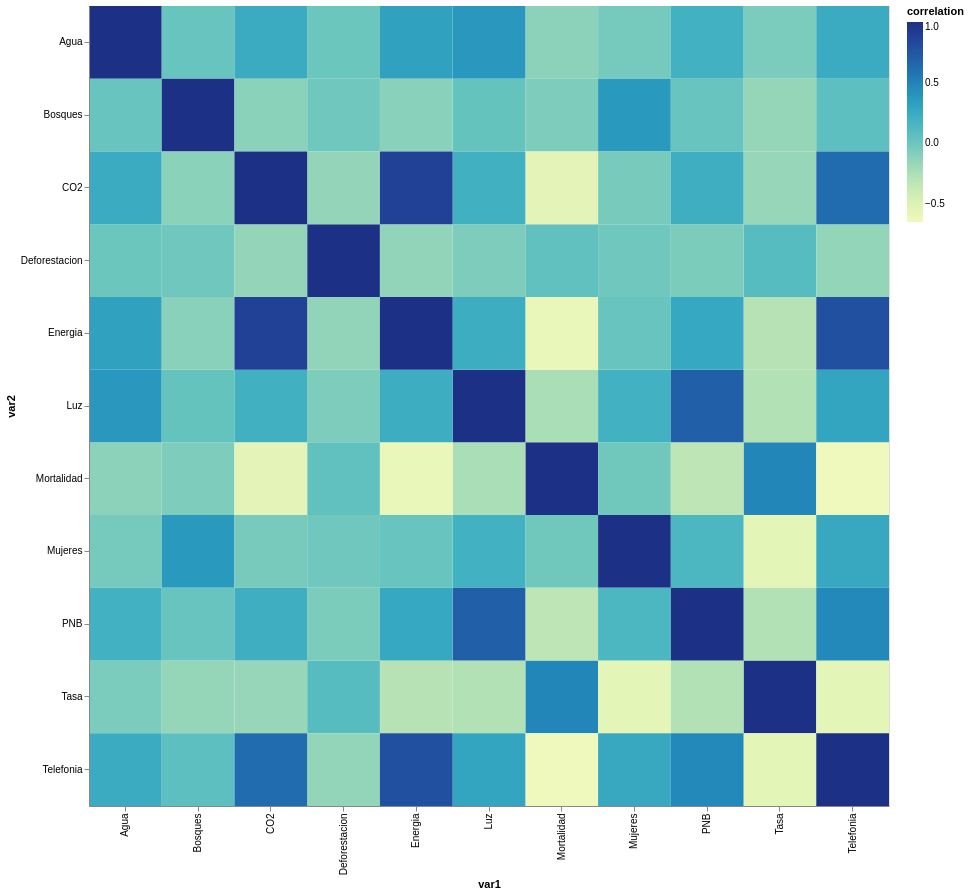

The notebook cell this image was saved under:
### Markdown cell above
Las variables com mayor numero de outliers son `PNB` y `Luz`

### Code cell
# Correlacion entre variables
corr_matrix = df.iloc[:,1:].corr().reset_index().melt(id_vars='index')
corr_matrix.columns = ['var1', 'var2', 'correlation']

heatmap = alt.Chart(corr_matrix).mark_rect().encode(
    x='var1:O',
    y='var2:O',
    color='correlation:Q',
    tooltip=['var1', 'var2', 'correlation']
).properties(
    width=800,
    height=800
).interactive()

heatmap

### Figure 1 — Vega-Lite specification as saved in the notebook (floating-point values rounded to 4 significant figures)
{"config": {"view": {"continuousWidth": 300, "continuousHeight": 300}}, "data": {"name": "data-6b60189b910a86fd621e26381bc21c5c"}, "mark": {"type": "rect"}, "encoding": {"color": {"field": "correlation", "type": "quantitative"}, "tooltip": [{"field": "var1", "type": "nominal"}, {"field": "var2", "type": "nominal"}, {"field": "correlation", "type": "quantitative"}], "x": {"field": "var1", "type": "ordinal"}, "y": {"field": "var2", "type": "ordinal"}}, "height": 800, "params": [{"name": "param_1", "select": {"type": "interval", "encodings": ["x", "y"]}, "bind": "scales"}], "width": 800, "$schema": "https://vega.github.io/schema/vega-lite/v5.20.1.json", "datasets": {"data-6b60189b910a86fd621e26381bc21c5c": [{"var1": "Tasa", "var2": "Tasa", "correlation": 1.0}, {"var1": "Mortalidad", "var2": "Tasa", "correlation": 0.4793}, {"var1": "Mujeres", "var2": "Tasa", "correlation": -0.5624}, {"var1": "PNB", "var2": "Tasa", "correlation": -0.2803}, {"var1": "Luz", "var2": "Tasa", "correlation": -0.279}, {"var1": "Telefonia", "var2": "Tasa", "correlation": -0.5657}, {"var1": "Agua", "var2": "Tasa", "correlation": -0.0622}, {"var1": "Bosques", "var2": "Tasa", "correlation": -0.1626}, {"var1": "Deforestacion", "var2": "Tasa", "correlation": 0.09461}, {"var1": "Energia", "var2": "Tasa", "correlation": -0.2952}, {"var1": "CO2", "var2": "Tasa", "correlation": -0.1716}, {"var1": "Tasa", "var2": "Mortalidad", "correlation": 0.4793}, {"var1": "Mortalidad", "var2": "Mortalidad", "correlation": 1.0}, {"var1": "Mujeres", "var2": "Mortalidad", "correlation": -0.01857}, {"var1": "PNB", "var2": "Mortalidad", "correlation": -0.3239}, {"var1": "Luz", "var2": "Mortalidad", "correlation": -0.2463}, {"var1": "Telefonia", "var2": "Mortalidad", "correlation": -0.6525}, {"var1": "Agua", "var2": "Mortalidad", "correlation": -0.127}, {"var1": "Bosques", "var2": "Mortalidad", "correlation": -0.06857}, {"var1": "Deforestacion", "var2": "Mortalidad", "correlation": 0.04362}, {"var1": "Energia", "var2": "Mortalidad", "correlation": -0.6068}, {"var1": "CO2", "var2": "Mortalidad", "correlation": -0.5582}, {"var1": "Tasa", "var2": "Mujeres", "correlation": -0.5624}, {"var1": "Mortalidad", "var2": "Mujeres", "correlation": -0.01857}, {"var1": "Mujeres", "var2": "Mujeres", "correlation": 1.0}, {"var1": "PNB", "var2": "Mujeres", "correlation": 0.1433}, {"var1": "Luz", "var2": "Mujeres", "correlation": 0.1909}, {"var1": "Telefonia", "var2": "Mujeres", "correlation": 0.2617}, {"var1": "Agua", "var2": "Mujeres", "correlation": -0.03735}, {"var1": "Bosques", "var2": "Mujeres", "correlation": 0.371}, {"var1": "Deforestacion", "var2": "Mujeres", "correlation": -0.01546}, {"var1": "Energia", "var2": "Mujeres", "correlation": 0.01453}, {"var1": "CO2", "var2": "Mujeres", "correlation": -0.04693}, {"var1": "Tasa", "var2": "PNB", "correlation": -0.2803}, {"var1": "Mortalidad", "var2": "PNB", "correlation": -0.3239}, {"var1": "Mujeres", "var2": "PNB", "correlation": 0.1433}, {"var1": "PNB", "var2": "PNB", "correlation": 1.0}, {"var1": "Luz", "var2": "PNB", "correlation": 0.695}, {"var1": "Telefonia", "var2": "PNB", "correlation": 0.4704}, {"var1": "Agua", "var2": "PNB", "correlation": 0.1931}, {"var1": "Bosques", "var2": "PNB", "correlation": 0.0184}, {"var1": "Deforestacion", "var2": "PNB", "correlation": -0.06306}, {"var1": "Energia", "var2": "PNB", "correlation": 0.2662}, {"var1": "CO2", "var2": "PNB", "correlation": 0.2158}, {"var1": "Tasa", "var2": "Luz", "correlation": -0.279}, {"var1": "Mortalidad", "var2": "Luz", "correlation": -0.2463}, {"var1": "Mujeres", "var2": "Luz", "correlation": 0.1909}, {"var1": "PNB", "var2": "Luz", "correlation": 0.695}, {"var1": "Luz", "var2": "Luz", "correlation": 1.0}, {"var1": "Telefonia", "var2": "Luz", "correlation": 0.2869}, {"var1": "Agua", "var2": "Luz", "correlation": 0.3832}, {"var1": "Bosques", "var2": "Luz", "correlation": 0.02599}, {"var1": "Deforestacion", "var2": "Luz", "correlation": -0.06781}, {"var1": "Energia", "var2": "Luz", "correlation": 0.2251}, {"var1": "CO2", "var2": "Luz", "correlation": 0.1975}, {"var1": "Tasa", "var2": "Telefonia", "correlation": -0.5657}, {"var1": "Mortalidad", "var2": "Telefonia", "correlation": -0.6525}, {"var1": "Mujeres", "var2": "Telefonia", "correlation": 0.2617}, {"var1": "PNB", "var2": "Telefonia", "correlation": 0.4704}, {"var1": "Luz", "var2": "Telefonia", "correlation": 0.2869}, {"var1": "Telefonia", "var2": "Telefonia", "correlation": 1.0}, {"var1": "Agua", "var2": "Telefonia", "correlation": 0.2397}, {"var1": "Bosques", "var2": "Telefonia", "correlation": 0.06337}, {"var1": "Deforestacion", "var2": "Telefonia", "correlation": -0.1545}, {"var1": "Energia", "var2": "Telefonia", "correlation": 0.7807}, {"var1": "CO2", "var2": "Telefonia", "correlation": 0.6239}, {"var1": "Tasa", "var2": "Agua", "correlation": -0.0622}, {"var1": "Mortalidad", "var2": "Agua", "correlation": -0.127}, {"var1": "Mujeres", "var2": "Agua", "correlation": -0.03735}, {"var1": "PNB", "var2": "Agua", "correlation": 0.1931}, {"var1": "Luz", "var2": "Agua", "correlation": 0.3832}, {"var1": "Telefonia", "var2": "Agua", "correlation": 0.2397}, {"var1": "Agua", "var2": "Agua", "correlation": 1.0}, {"var1": "Bosques", "var2": "Agua", "correlation": 0.01878}, {"var1": "Deforestacion", "var2": "Agua", "correlation": -0.000764}, {"var1": "Energia", "var2": "Agua", "correlation": 0.3123}, {"var1": "CO2", "var2": "Agua", "correlation": 0.2405}, {"var1": "Tasa", "var2": "Bosques", "correlation": -0.1626}, {"var1": "Mortalidad", "var2": "Bosques", "correlation": -0.06857}, {"var1": "Mujeres", "var2": "Bosques", "correlation": 0.371}, {"var1": "PNB", "var2": "Bosques", "correlation": 0.0184}, {"var1": "Luz", "var2": "Bosques", "correlation": 0.02599}, {"var1": "Telefonia", "var2": "Bosques", "correlation": 0.06337}, {"var1": "Agua", "var2": "Bosques", "correlation": 0.01878}, {"var1": "Bosques", "var2": "Bosques", "correlation": 1.0}, {"var1": "Deforestacion", "var2": "Bosques", "correlation": -0.01606}, {"var1": "Energia", "var2": "Bosques", "correlation": -0.1149}, {"var1": "CO2", "var2": "Bosques", "correlation": -0.1233}, {"var1": "Tasa", "var2": "Deforestacion", "correlation": 0.09461}, {"var1": "Mortalidad", "var2": "Deforestacion", "correlation": 0.04362}, {"var1": "Mujeres", "var2": "Deforestacion", "correlation": -0.01546}, {"var1": "PNB", "var2": "Deforestacion", "correlation": -0.06306}, {"var1": "Luz", "var2": "Deforestacion", "correlation": -0.06781}, {"var1": "Telefonia", "var2": "Deforestacion", "correlation": -0.1545}, {"var1": "Agua", "var2": "Deforestacion", "correlation": -0.000764}, {"var1": "Bosques", "var2": "Deforestacion", "correlation": -0.01606}, {"var1": "Deforestacion", "var2": "Deforestacion", "correlation": 1.0}, {"var1": "Energia", "var2": "Deforestacion", "correlation": -0.1503}, {"var1": "CO2", "var2": "Deforestacion", "correlation": -0.155}, {"var1": "Tasa", "var2": "Energia", "correlation": -0.2952}, {"var1": "Mortalidad", "var2": "Energia", "correlation": -0.6068}, {"var1": "Mujeres", "var2": "Energia", "correlation": 0.01453}, {"var1": "PNB", "var2": "Energia", "correlation": 0.2662}, {"var1": "Luz", "var2": "Energia", "correlation": 0.2251}, {"var1": "Telefonia", "var2": "Energia", "correlation": 0.7807}, {"var1": "Agua", "var2": "Energia", "correlation": 0.3123}, {"var1": "Bosques", "var2": "Energia", "correlation": -0.1149}, {"var1": "Deforestacion", "var2": "Energia", "correlation": -0.1503}, {"var1": "Energia", "var2": "Energia", "correlation": 1.0}, {"var1": "CO2", "var2": "Energia", "correlation": 0.8797}, {"var1": "Tasa", "var2": "CO2", "correlation": -0.1716}, {"var1": "Mortalidad", "var2": "CO2", "correlation": -0.5582}, {"var1": "Mujeres", "var2": "CO2", "correlation": -0.04693}, {"var1": "PNB", "var2": "CO2", "correlation": 0.2158}, {"var1": "Luz", "var2": "CO2", "correlation": 0.1975}, {"var1": "Telefonia", "var2": "CO2", "correlation": 0.6239}, {"var1": "Agua", "var2": "CO2", "correlation": 0.2405}, {"var1": "Bosques", "var2": "CO2", "correlation": -0.1233}, {"var1": "Deforestacion", "var2": "CO2", "correlation": -0.155}, {"var1": "Energia", "var2": "CO2", "correlation": 0.8797}, {"var1": "CO2", "var2": "CO2", "correlation": 1.0}]}}
